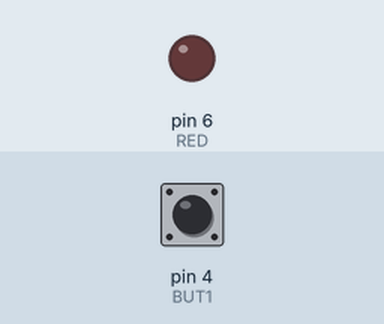
A sketch run on a simulated Arduino Uno, built with avr-gcc and run on an emulated ATmega328P. Parts: output pins drawn as LEDs (lit = HIGH). Dashed ring = blinking. The test bench sets the inputs (shaded band); at power-on: pin 4 (BUT1) HIGH.

Above: at 1.2 s.
1.3 s: pin 4 (BUT1) pulled LOW for 1 s
At 1.55 s:
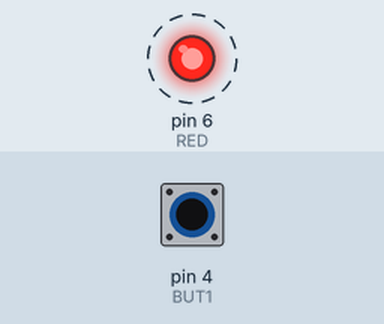
4.3 s: pin 4 (BUT1) pulled LOW for 3.2 s
At 8.2 s:
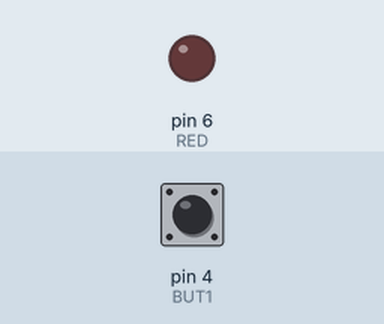
Timing chart, 0 to 9.7 s (numbered marks = the images above; inputs shaded):
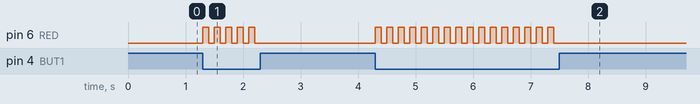

Measured:
- after the input at 1.3 s, pin 6 (RED): alternates HIGH for 0.10 s and LOW for 0.10 s, 10 changes in all, then stays LOW, starting at once
- after the input at 4.3 s, pin 6 (RED): alternates HIGH for 0.10 s and LOW for 0.10 s, 32 changes in all, then stays LOW, starting at once

The sketch:

sixth.ino
```cpp
const int RED = 6;
const int BUT1 = 4;

void setup() {
  pinMode(RED, OUTPUT);
  pinMode(BUT1, INPUT_PULLUP);
}

void loop() {
  while (digitalRead(BUT1) == LOW) {
  digitalWrite(RED, HIGH);
  delay(100);
  digitalWrite(RED, LOW);
  delay(100);
  }
}
```
